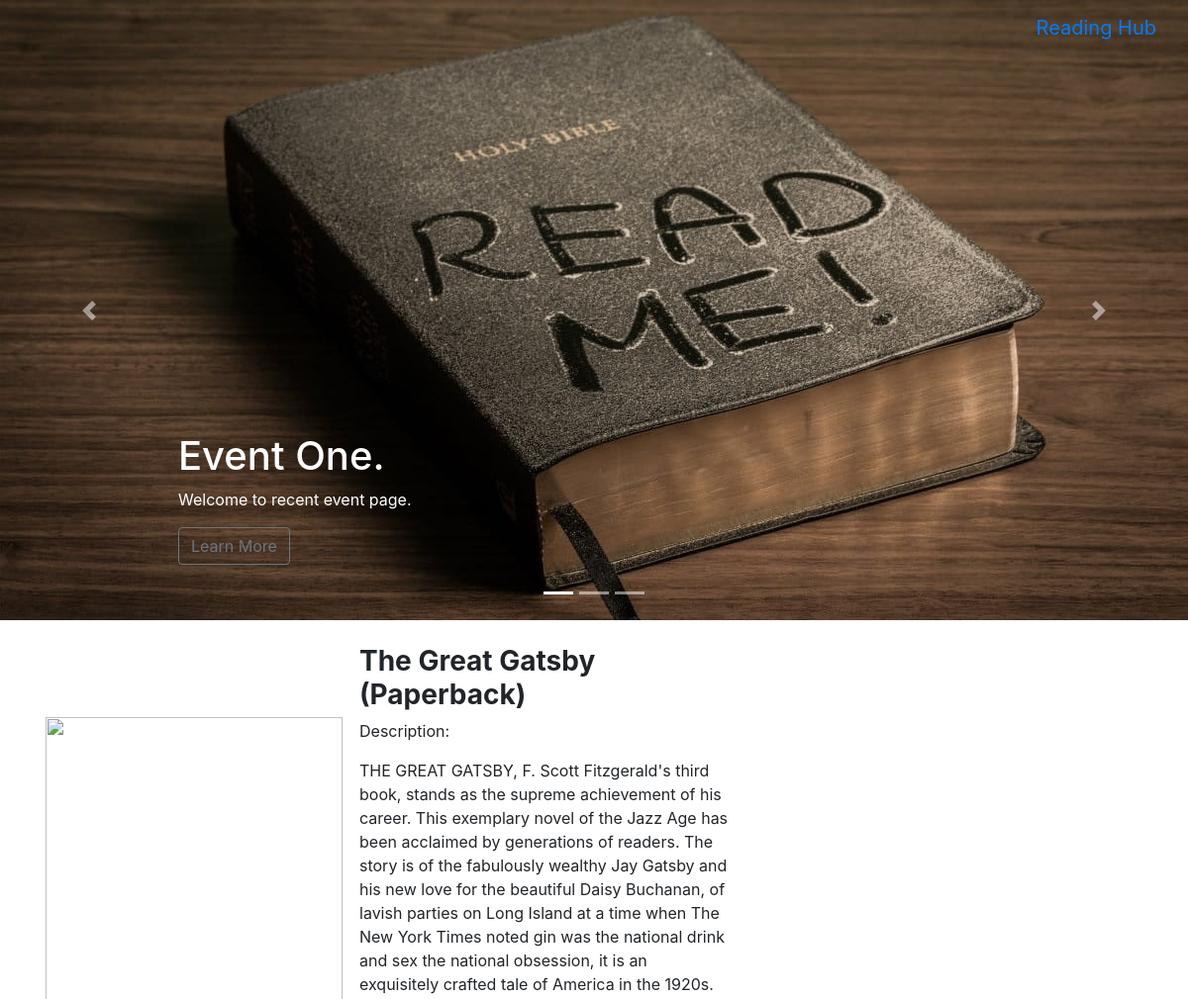
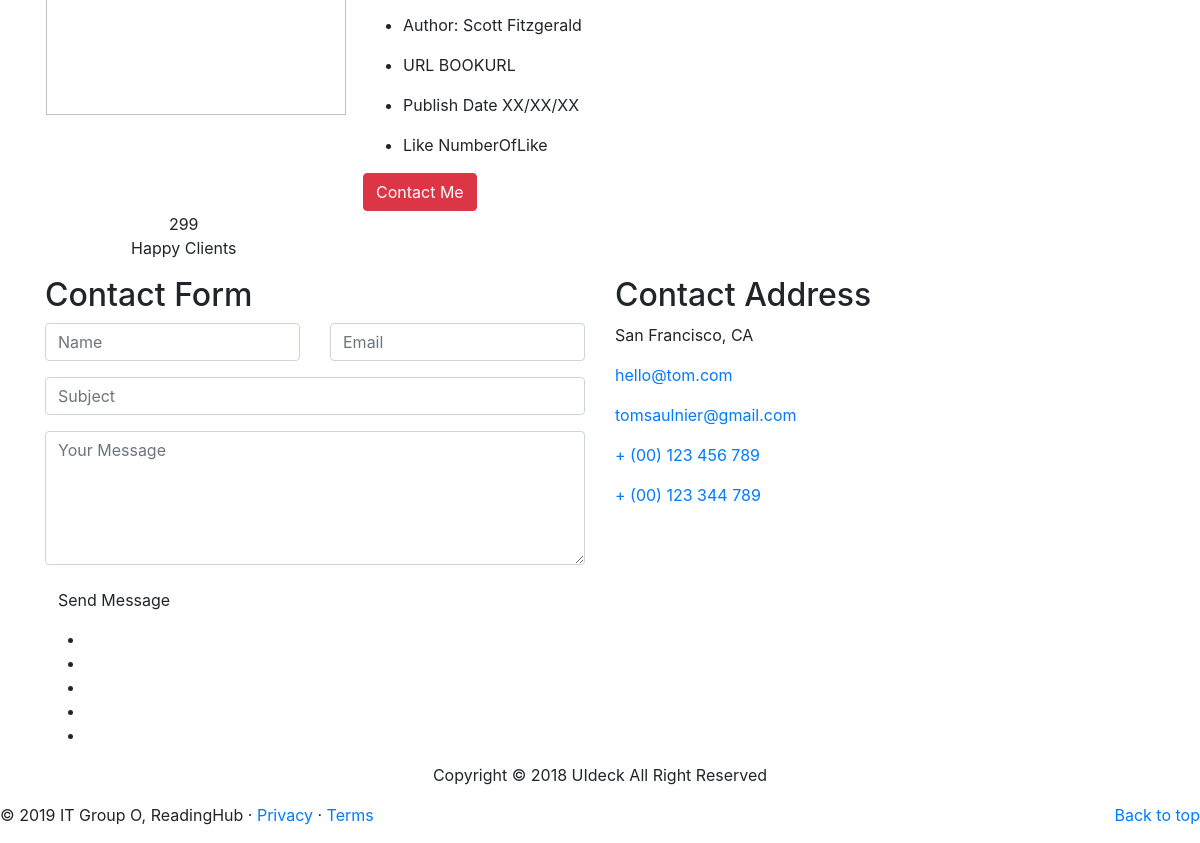
The app's page /readinghub/category/fiction/the-great-gatsby-paperback/ with its own data (2 pictures, top to bottom).
### readinghub/models.py (models this page shows, shortened)
class Book(models.Model):
    category = models.ForeignKey(Category, on_delete=models.CASCADE)
    title = models.CharField(max_length=128)
    author = models.CharField(max_length=128)
    url = models.URLField()
    description = models.TextField(blank=True)
    likes = models.IntegerField(default=0)
    image = models.ImageField(default='lion.jpg', upload_to='book_images', blank=True)
    slug = models.SlugField(unique=True)
    class Meta:
        verbose_name_plural = 'Books'

### readinghub/views.py (the view)
# urls.py: url(r'^category/(?P<category_name_slug>[\w\-]+)/(?P<book_name_slug>[\w\-]+)/$', views.show_book, name='show_book'),
def show_book(request, category_name_slug, book_name_slug):
    context_dict = {}
    try:
        category = Category.objects.get(slug=category_name_slug)
        book = Book.objects.get(slug=book_name_slug)
        context_dict['book'] = book
        context_dict['category'] = category
        context_dict['category_name_slug'] = category_name_slug
        context_dict['book_name_slug'] = book_name_slug
    except Category.DoesNotExist or Book.DoesNotExist:
        context_dict['category'] = None
        context_dict['book'] = None
        context_dict['category_name_slug'] = None
        context_dict['book_name_slug'] = None
    return render(request,'readinghub/show_book.html', context_dict)

### templates/readinghub/show_book.html (shortened to what this page needs)
{% extends 'readinghub/base.html' %}
{% load staticfiles %}
{% block body_block %}
     <table>
    <tr>
    <td>
     <div class="img-thumb wow fadeInLeft" data-wow-delay="0.3s"> <img src="{{ MEDIA_URL }}lion.jpg" width="300" height="400" alt=""> </div>
    </td>
    <td>
    <section id="about" class="section-padding">
      <div class="container">
        <div class="row">
          <div class="col-lg-6 col-md-6 col-sm-12 col-xs-12">
              <div class="profile-wrapper wow fadeInRight" data-wow-delay="0.3s"><br/>
            <h3><strong>{{ book.title }}</strong></h3>
                <p>Description:</p>
              <p>{{ book.description }}</p>
              <div class="about-profile">
                <ul class="">
                    <li><span class="pro-title"> Author: </span> <span class="pro-detail">{{ book.author }}</span></li>
                </ul>
                  <ul class="admin-profile">
                  <li><span class="pro-title"> URL </span> <span class="pro-detail">BOOKURL</span></li>
                  </ul>
                  <ul class="admin-profile">
                  <li><span class="pro-title"> Publish Date </span> <span class="pro-detail">XX/XX/XX</span></li>
                  </ul>
                  <ul class="admin-profile">
                  <li><span class="pro-title"> Like </span> <span class="pro-detail">NumberOfLike</span>
                </ul>
              </div>
              <a href="#" class="btn btn-danger"> Contact Me</a>
            </div>
          </div>
        </div>
      </div>
    </section>
    </td>
    </tr>
    </table>
          <div class="col-md-3 col-sm-6 work-counter-widget text-center">
            <div class="counter wow fadeInDown" data-wow-delay="1.2s">
              <div class="counterUp">299</div>
              <p>Happy Clients</p>
            </div>
          </div>
        </div>
    <section id="contact" class="section-padding">
      <div class="contact-form">
        <div class="container">
          <div class="row contact-form-area wow fadeInUp" data-wow-delay="0.4s">
            <div class="col-md-6 col-lg-6 col-sm-12">
              <div class="contact-block">
                <h2>Contact Form</h2>
                <form id="contactForm">
                  <div class="row">
                    <div class="col-md-6">
                      <div class="form-group">
                        <input type="text" class="form-control" id="name" name="name" placeholder="Name" required data-error="Please enter your name">
                      </div>
                    </div>
                    <div class="col-md-6">
                      <div class="form-group">
                        <input type="text" placeholder="Email" id="email" class="form-control" name="email" required data-error="Please enter your email">
                      </div>
                    </div>
                     <div class="col-md-12">
                      <div class="form-group">
                        <input type="text" placeholder="Subject" id="msg_subject" class="form-control" required data-error="Please enter your subject">
                      </div>
                    </div>
                    <div class="col-md-12">
                      <div class="form-group">
                        <textarea class="form-control" id="message" placeholder="Your Message" rows="5" data-error="Write your message" required></textarea>
                      </div>
                      <div class="submit-button">
                        <button class="btn btn-common" id="submit" type="submit">Send Message</button>
                      </div>
                    </div>
                  </div>
                </form>
              </div>
            </div>
            <div class="col-md-6 col-lg-6 col-sm-12">
              <div class="footer-right-area wow fadeIn">
                <h2>Contact Address</h2>
                <div class="footer-right-contact">
                  <div class="single-contact">
                    <p>San Francisco, CA</p>
                  </div>
                  <div class="single-contact">
                    <p><a href="mailto:hello@tom.com">hello@tom.com</a></p>
                    <p><a href="mailto:tomsaulnier@gmail.com">tomsaulnier@gmail.com</a></p>
                  </div>
                  <div class="single-contact">
                    <p><a href="#">+ (00) 123 456 789</a></p>
                    <p><a href="#">+ (00) 123 344 789</a></p>
                  </div>
                </div>
              </div>
            </div>
          </div>
        </div>
      </div>
    </section>
    <footer class="footer-area section-padding">
      <div class="container">
        <div class="row">
          <div class="col-md-12">
            <div class="footer-text text-center wow fadeInDown" data-wow-delay="0.3s">
              <ul class="social-icon">
                <li>
                </li>
                <li>
                </li>
                <li>
                </li>
                <li>
                </li>
                <li>
                </li>
              </ul>
              <p>Copyright © 2018 UIdeck All Right Reserved</p>
            </div>
          </div>
        </div>
      </div>
    </footer>
    <link rel =“stylesheet”href=“{％static'js/jquery-min.js'％}”>
    <link rel =“stylesheet”href=“{％static'js/popper.min.js'％}”>
   <link rel =“stylesheet”href=“{％static'js/bootstrap.min.js'％}”>
    <link rel =“stylesheet”href=“{％static'js/jquery.mixitup.js'％}”>
    <link rel =“stylesheet”href=“{％static'js/jquery.counterup.min.js'％}”>
    <link rel =“stylesheet”href=“{％static'js/waypoints.min.js'％}”>
    <link rel =“stylesheet”href=“{％static'js/wow.js'％}”>
     <link rel =“stylesheet”href=“{％static'js/jquery.nav.js'％}”>
    <link rel =“stylesheet”href=“{％static'js/jquery.easing.min.js'％}”>
   <link rel =“stylesheet”href=“{％static'js/nivo-lightbox.js'％}”>
    <link rel =“stylesheet”href=“{％static'js/jquery.slicknav.js'％}”>
    <link rel =“stylesheet”href=“{％static'js/main.js'％}”>
    <link rel =“stylesheet”href=“{％static'js/form-validator.min.js'％}”>
    <link rel =“stylesheet”href=“{％static'js/contact-form-script.min.js'％}”>
   <link rel =“stylesheet”href=“{％static'js/map.js'％}”>
{% endblock %}

### records on screen
Book: title "The Great Gatsby (Paperback)", description "THE GREAT GATSBY, F. Scott Fitzgerald's third book, stands as the supreme achievement of his career. This exemplary novel of the Jazz Age has been acclaimed by generations of readers. The story is of the fabulously wealthy Jay Gatsby and his new love for the beautiful Daisy Buchanan, of lavish parties on Long Island at a time when The New York Times noted gin was the national drink and sex the national obsession, it is an exquisitely crafted tale of America in the 1920s.", author "Scott Fitzgerald"
